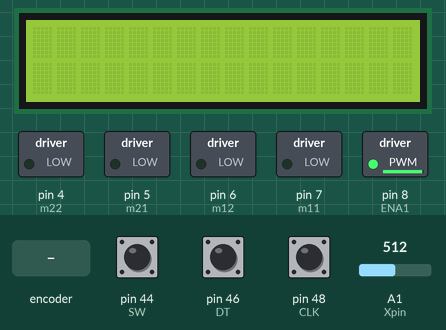
This sketch was run on a simulated Arduino Mega 2560, built with avr-gcc and run on an emulated ATmega2560. Parts: 16×2 character LCD, switched loads named in the sketch (green lamp = pin HIGH). The inputs (shaded band) are chosen by the test bench; at power-on: A1 (Xpin) = 512, pin 44 (SW) HIGH, pin 46 (DT) HIGH, pin 48 (CLK) HIGH. What the sketch prints to the serial monitor is not drawn.

Above: at 1.2 s.
1.3 s: rotary encoder on pin 48 (CLK) / pin 46 (DT) turned 2 steps (second pin leading)
At 3.2 s:
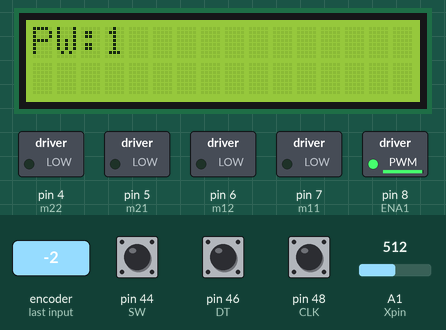
3.5 s: A1 (Xpin) set to 540
14.1 s: rotary encoder on pin 48 (CLK) / pin 46 (DT) turned 1 step (first pin leading)
At 15.8 s:
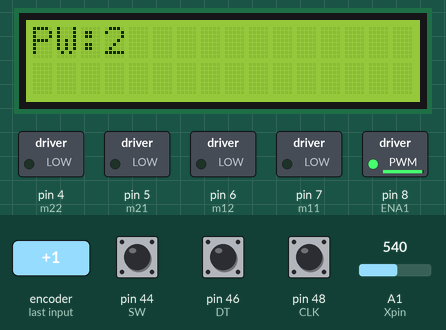
Timing chart, 0 to 17.1 s (numbered marks = the images above; inputs shaded):
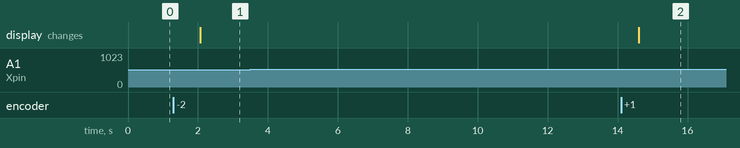

The sketch:

Thruster_Test_1.ino
```cpp
//This is a testing script for 2 biliage pump thrusters
// Author: James Taylor
// Email: james.edmund.t@gmail.com

//##############encoder/LCD Code Initalization#########################
//###############################################################
// LCD stuff
#include <LiquidCrystal.h>
// Create an LCD object. Parameters: (RS, E, D4, D5, D6, D7):
LiquidCrystal lcd = LiquidCrystal(22, 24, 26, 28, 30, 32);

// Rotary Encoder Inputs
#define CLK 48
#define DT 46
#define SW 44
// Variables used in
int counter = 0;
int currentStateCLK;
int lastStateCLK;
int rot_val;
unsigned long lastButtonPress = 0;

//##############up/down thruster#########################
//###############################################################
// Motor variables - up/down
int ENA1 = 8; // PWM control of motor one speed
int m11 = 7; // motor 1 pin 1
int m12 = 6; // motor 1 pin 2
int m21 = 5; // motor 2 pin 1
int m22 = 4; // motor 2 pin 2

// Encoder varibles
const int swPin  = 37;
const int dtPin  = 33;
const int clkPin  = 31;
int rotvalget = 0;

int rotVal  = 0;
bool clkState  = LOW;
bool clkLast  = HIGH;
bool swState  = HIGH;
bool swLast  = HIGH;

// Controller variables
const int Ypin = A0;
const int Xpin = A1;
const int pushpin = 3;
// varibles to store joy stick values
int Y = 0;
int X = 0; // this is not needed as it is only up and down
int push = 0;
int middle = 0; // center value for joy stick controller
int sp = 80; // This will control the speed of the motor, range of [60,250] 60 is the lowest the 500gph pump will spin


void setup() {
  // controller set up
  Serial.begin(9600);
  up_down_thruster_setup();
  encoder_LCD_setup();
}

void loop() {
// simpletest(); // this is a simple motor test, motor go brrrrrrrrrrr
//X = analogRead(Ypin); // controls the speed of the motor
//push = digitalRead(pushpin); // pressed = 0| unpressed = 1
Y = analogRead(Xpin);
//Serial.println("\n\nEncoder values: ");
rotvalget = encoder(9);
//Serial.println(rotvalget);
delay(500);
motorspeed(rotvalget, Y, middle);
}

void encoder_LCD_setup()
{
  // Set encoder pins as inputs
  pinMode(CLK,INPUT);
  pinMode(DT,INPUT);
  pinMode(SW, INPUT_PULLUP);
  Serial.begin(9600);
  // Read the initial state of CLK
  lastStateCLK = digitalRead(CLK);
  //LCD Screen display
  // Specify the LCD's number of columns and rows. Change to (20, 4) for a 20x4
  lcd.begin(16, 2);
}

void LCDdisplayspeed(){

  // Set the cursor on the third column and the first row, counting starts at 0:
  lcd.setCursor(0, 0);
  // Print the string 'Hello World!':
  lcd.print("PW:");
  // Set the cursor on the third column and the second row:
  lcd.setCursor(3, 0);
  // Print the string 'LCD tutorial':
  lcd.print(counter);
  lcd.noAutoscroll();
  }
int encoder(int max_val){
  // Read the current state of CLK
  currentStateCLK = digitalRead(CLK);
  // If last and current state of CLK are different, then pulse occurred
  // React to only 1 state change to avoid double count
  if (currentStateCLK != lastStateCLK  && currentStateCLK == 1){
    // If the DT state is different than the CLK state then
    // the encoder is rotating CCW so decrement
    if (digitalRead(DT) != currentStateCLK) {
      counter --;
    } else {
      // Encoder is rotating CW so increment
      counter ++;
    }
    if (counter > max_val){
      counter = max_val;
    }
    // no negative numbers
    if (counter < 0){
      counter = 0;
    }
    Serial.print("Counter: ");
    Serial.println(counter);
    LCDdisplayspeed();
//    rotvalget = counter;
  }
  // Remember last CLK state
  lastStateCLK = currentStateCLK;
  // Read the button state
  int btnState = digitalRead(SW);
  //If we detect LOW signal, button is pressed
  if (btnState == LOW) {
    //if 50ms have passed since last LOW pulse, it means that the
    //button has been pressed, released and pressed again
    if (millis() - lastButtonPress > 50) {
      Serial.println("Button pressed!");
    }
    // Remember last button press event
    lastButtonPress = millis();
  }
  // Put in a slight delay to help debounce the reading
  delay(1);
  return counter;
}

void up_down_thruster_setup(){
   // motor set up
  //set all moter pins to output
  analogWrite(ENA1, 250);
  pinMode(m11, OUTPUT);
  pinMode(m12, OUTPUT);
  pinMode(m21, OUTPUT);
  pinMode(m22, OUTPUT);
  pinMode(pushpin, INPUT_PULLUP);
  // find center of joy stick
  middle = analogRead(Xpin);
  //Init Rotary
  pinMode(clkPin,INPUT);
  pinMode(dtPin,INPUT);
  pinMode(swPin,INPUT_PULLUP);
}


void motorspeed(int rotvalget,int readval,int mid)
{
  int tol = 20; // tolerence of the joy stick
  // velcity = speed*direction aka how fast up or down
  int speed_downup = map(rotvalget,0,9,0,250); // magnetude of velocity vector
  Serial.println("\n Proposed speed value:");
  Serial.println(speed_downup);
  if (middle+tol < readval)
  {
//     up(speed_downup);
     Serial.println("DIVE, DIVE!!!!!");
  }
  else if (mid-tol > readval)
  {
//    down(speed_downup);
      Serial.println("SURFACE, SURFACE!!!!!");
  }
}
// may need to switch down and up function
void up(int sdu)
{
  digitalWrite(m11, LOW);
  digitalWrite(m12, HIGH);
  analogWrite(ENA1, sdu);
  Serial.println("\nSpeed for up is:");
  Serial.println(sdu);
  delay(1000);
}

void down(int sdu)
{
  digitalWrite(m11, HIGH);
  digitalWrite(m12, LOW);
  analogWrite(ENA1, sdu);
  Serial.println("\nSpeed for down is:");
  Serial.println(sdu);
  delay(1000);
}
void off(){
  // This function will turn off the motor
  digitalWrite(m11, LOW);
  digitalWrite(m12, LOW);
  analogWrite(ENA1, 0);
  Serial.println("\n Motor is off");
  delay(1000);
}

void speed_motor(int s){
  digitalWrite(m11, LOW);
  digitalWrite(m12, HIGH);
  analogWrite(ENA1, s);

  }

void simpletest(){
  digitalWrite(m11, HIGH);
  digitalWrite(m12, LOW);
  delay(1000);
  }
```

Measured:
- after the input at 1.3 s, the display: changes after 0.77 s (image 1)
- after the input at 3.5 s, every drawn part: stays the same
- after the input at 14.1 s, the display: changes after 0.51 s (image 2)
